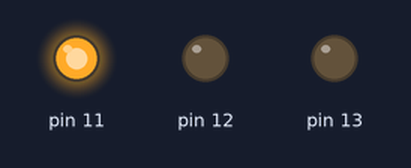
The sketch below on a simulated Arduino Uno, built with avr-gcc and run on an emulated ATmega328P. Shown: output pins drawn as LEDs (lit = HIGH).

Above: at 1.5 s.
At 5.5 s:
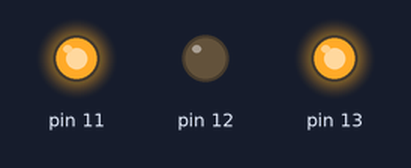
At 9.0 s:
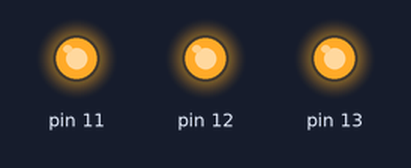
Timing chart, 0 to 28.8 s (numbered marks = the images above):
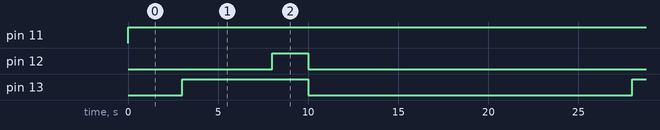

The sketch:

traffic_signal.ino
```cpp
void setup(){
pinMode (13, OUTPUT);
pinMode (12, OUTPUT);
pinMode (11, OUTPUT);
}

void loop(){
changeLights();
delay(15000);
}

void changeLights(){
// green off, yellow for 3 seconds
digitalWrite(11,HIGH);
digitalWrite(12,LOW);
delay(3000);

// turn off yellow, then turn red on for 5 seconds
digitalWrite(12,LOW);
digitalWrite(13,HIGH);
delay(5000);

// red and yellow on for 2 seconds (red is already on though)
digitalWrite(12,HIGH);
delay(2000);

// turn off red and yellow, then turn on green
digitalWrite(12,LOW);
digitalWrite(13,LOW);
digitalWrite(11,HIGH);
}
```

Measured:
- by itself, pin 11: LOW → HIGH at 0.00 s
- by itself, pin 12: alternates HIGH for 2.0 s and LOW for 23.0 s
- by itself, pin 13: alternates HIGH for 7.0 s and LOW for 18.0 s
